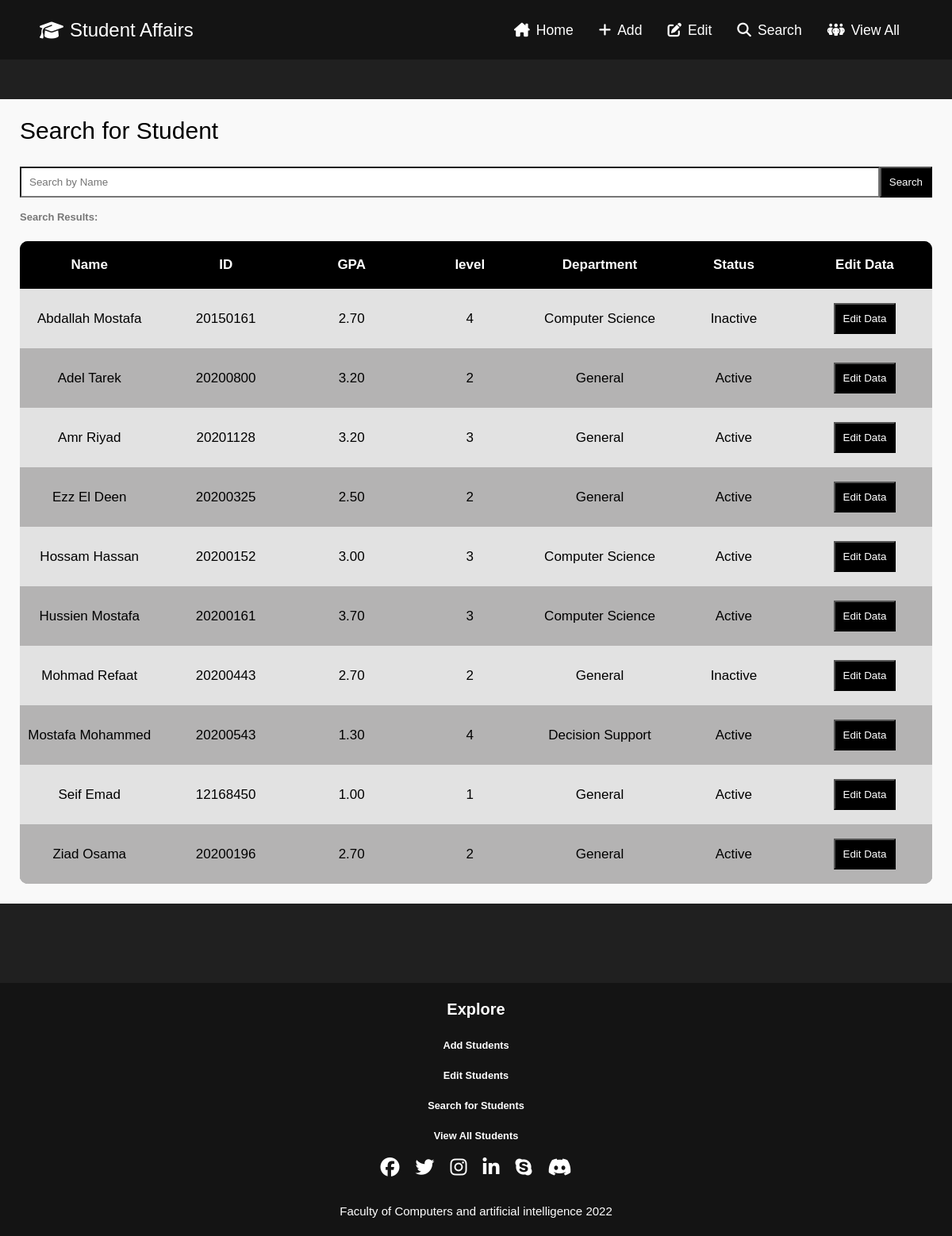
/Edit_Students/, run on the app's committed database.
### addForm/models.py (models this page shows, shortened)
class Student(models.Model):
    name = models.CharField(max_length=50)
    phone = models.CharField(max_length=11)
    email = models.EmailField(max_length=254)
    stud_ID = models.CharField(max_length=8, primary_key=True)
    GPA = models.DecimalField(max_digits=4, decimal_places=2)
    STATUS_ACTIVE = 'Active'
    STATUS_INACTIVE = 'Inactive'
    STATUS_CHOICES = [(STATUS_ACTIVE, 'Active'), (STATUS_INACTIVE, 'Inactive')]
    status = models.CharField(choices=STATUS_CHOICES, max_length=12)
    GENDER_MALE = 'Male'
    GENDER_FEMALE = 'Female'
    GENDER_CHOICES = [(GENDER_MALE, 'Male'), (GENDER_FEMALE, 'Female')]
    gender = models.CharField(choices=GENDER_CHOICES, max_length=8)
    DEP_GENERAL = 'General'
    DEP_CS = 'Computer Science'
    DEP_IT = 'Information Technology'
    DEP_IS = 'Information Systems'
    DEP_DS = 'Decision Support'
    DEP_AI = 'Artifical Intelligence'
    DEPARTMENT_CHOICES = [(DEP_GENERAL, 'General'), (DEP_CS, 'Computer Science'), (DEP_IT, 'Information Technology'), (DEP_IS, 'Information Systems'), (DEP_DS, 'Decision Support'), (DEP_AI, 'Artifical Intelligence')]
    department = models.CharField(choices=DEPARTMENT_CHOICES, max_length=25)
    date = models.DateField()
    LEVEL1 = 1
    LEVEL2 = 2
    LEVEL3 = 3
    LEVEL4 = 4
    LEVEL_CHOICES = [(LEVEL1, '1'), (LEVEL2, '2'), (LEVEL3, '3'), (LEVEL4, '4')]
    level = models.IntegerField(choices=LEVEL_CHOICES)
    class Meta:
        ordering = ['name']

### Edit/views.py (the view)
# urls.py: path('', views.main_view, name='edit'),
@csrf_protect
def main_view(req):
    return render(req,'editStudents/search_Edit.html', {'stud': Student.objects.all()})

### templates/editStudents/search_Edit.html (shortened to what this page needs)
{% extends 'base.html' %}
{% load static %}
{% block css %}
    <link rel="stylesheet" href="{%static 'css/style1.css'%}?rand=23423423">
    <link rel="stylesheet" href="{%static 'css/addform.css' %}?rand=23423423">
{% endblock css %}
{%block content%}
    <div class="container1">
        <div id="add_stud">
            <h3>Search for Student</h3>
            <br>
            <div class="wrap">
                <div class="search">
                    <input type="text" class="searchTerm" placeholder="Search by Name" name="result" autocomplete="off" id="search">
                    <input type="button" class='toggle' id="searchButton" value="Search">
                </div>
            </div>
            <h4>Search Results:</h4>
            <table class="nametb">
                <thead>
                    <tr>
                        <th class="r1">Name</th>
                        <th class="r1">ID</th>
                        <th class="r1">GPA</th>
                        <th class="r1">level</th>
                        <th class="r1">Department</th>
                        <th class="r1">Status</th>
                        <th class="r1">Edit Data</th>
                    </tr>
                </thead>
                <tbody id ='display'>
                    {% for s in stud %}
                    <tr class='r2'>
                        <td>{{s.name}}</td>
                        <td> {{s.stud_ID}}</td>
                        <td>{{s.GPA}}</td>
                        <td>{{s.level}}</td>
                        <td>{{s.department}}</td>
                        <td id="status0">{{s.status}}</td>
                        <td>
                            <input type="button" class="toggle" value="Edit Data" id="button0" onclick='window.location.href = x + "?studID={{s.stud_ID}}"'>
                        </td>
                    </tr>
                    {% endfor %}
                </tbody>
            </table>
        </div>
    </div>
{%endblock content%}

### project/static/css/style1.css (style rules this page uses)
* { margin: 0; padding: 0; font-family: sans-serif; box-sizing: border-box; }
.nametb { border-collapse: collapse; background: #202020; border-radius: 10px; overflow: hidden; width: 100%; margin: 0 auto; position: relative; }
table thead tr { height: 60px; background: #000; }
.r1 { width: 260px; color: #fff; }
table tr:nth-child(odd) td { background-color: #e2e2e2; }
table tr:nth-child(even) td { background-color: #b4b3b3; }
.r2 { height: 75px; color: black; background-color: #e2e2e2; }
td { text-align: center; }
.toggle { cursor: pointer; background: #000; color: #FFF; padding: 10px; }
html { overflow-y: scroll; scrollbar-width: none; -ms-overflow-style: none; }

### project/static/css/addform.css (style rules this page uses)
body { font-family: sans-serif; font-weight: 300; font-size: 17px; line-height: 30px; color: #777; background: #202020; }
.container, .container1 { max-width: 450px; width: 100%; margin: 0 auto; position: relative; }
.container1 { max-width: 1200px; }
#add_stud { background: #F9F9F9; padding: 25px; margin: 50px 0; position: relative; }
#add_stud h3 { color: black; display: block; font-size: 30px; font-weight: 400; }
#add_stud h4 { margin: 5px 0 15px; display: block; font-size: 13px; }
#add_stud input[type="text"], #add_stud input[type="email"], #add_stud input[type="tel"], #add_stud input[type="number"], #add_stud textarea { width: 100%; outline: 0; background: #FFF; margin: 0 0 5px; padding: 10px; }
.search { display: flex; }
#searchButton { margin: 0 0 5px; }

### data on the page
Student: name "Abdallah Mostafa", stud_ID "20150161", GPA "2.70", level "4", department "Computer Science", status "Inactive"
Student: name "Adel Tarek", stud_ID "20200800", GPA "3.20", level "2", department "General", status "Active"
Student: name "Amr Riyad", stud_ID "20201128", GPA "3.20", level "3", department "General", status "Active"
Student: name "Ezz El Deen", stud_ID "20200325", GPA "2.50", level "2", department "General", status "Active"
Student: name "Hossam Hassan", stud_ID "20200152", GPA "3.00", level "3", department "Computer Science", status "Active"
Student: name "Hussien Mostafa", stud_ID "20200161", GPA "3.70", level "3", department "Computer Science", status "Active"
Student: name "Mohmad Refaat", stud_ID "20200443", GPA "2.70", level "2", department "General", status "Inactive"
Student: name "Mostafa Mohammed", stud_ID "20200543", GPA "1.30", level "4", department "Decision Support", status "Active"
Student: name "Seif Emad", stud_ID "12168450", GPA "1.00", level "1", department "General", status "Active"
Student: name "Ziad Osama", stud_ID "20200196", GPA "2.70", level "2", department "General", status "Active"
